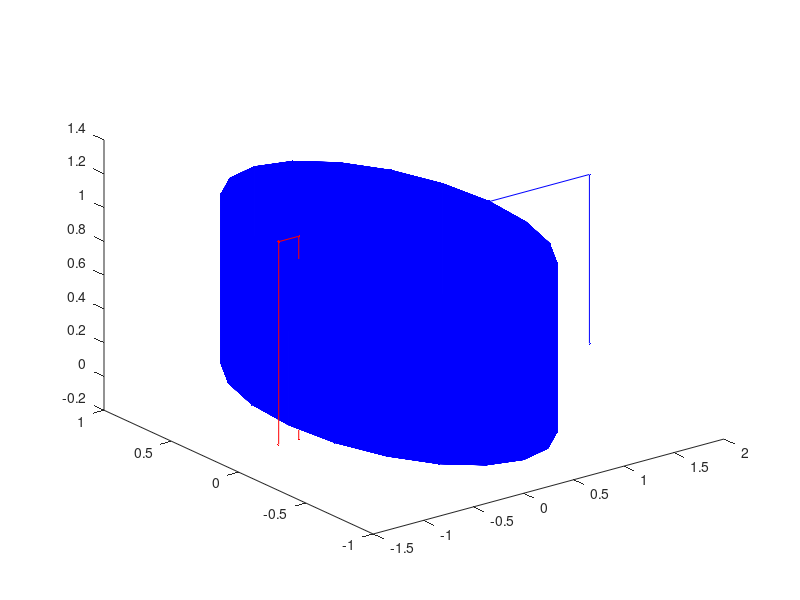

Here is the MATLAB script that generated this plot: (Note: this script raises an error after producing the figure.)
clear all ;

t=[0:0.05:10000];
x=cos(2*pi*t);
y=sin(2*pi*t);
z=t/t(end);
x=[x 2 2];
y=[y 0 0];
z=[z 1 0];
plot3(x,y,z,'-b.')
hold on

x2=[-0.9 -0.9 -1.1 -1.1];
y2=[0 0 0 0];
z2=[-0.1 1.1 1.1 -0.1];
plot3(x2,y2,z2,'-r.')

P = [ x ; y ; z ] ;
Q = [ x2; y2; z2 ] ;

tic
[L,E] = lk( P, Q )
toc

fprintf('L = %d, err = %g\n', L(1,2), E(1,2) ) ;

if false
  boh1=[x;y;z]';
  boh2=[x2;y2;z2]';
  s1=max(size(boh1));
  s2=max(size(boh2));
  nc=2;
  nf='helix.txt';

  save(nf,'nc','-ascii');
  save(nf,'s1','-ascii','-append');
  save(nf,'boh1','-ascii','-append');
  save(nf,'s2','-ascii','-append');
  save(nf,'boh2','-ascii','-append');
end

